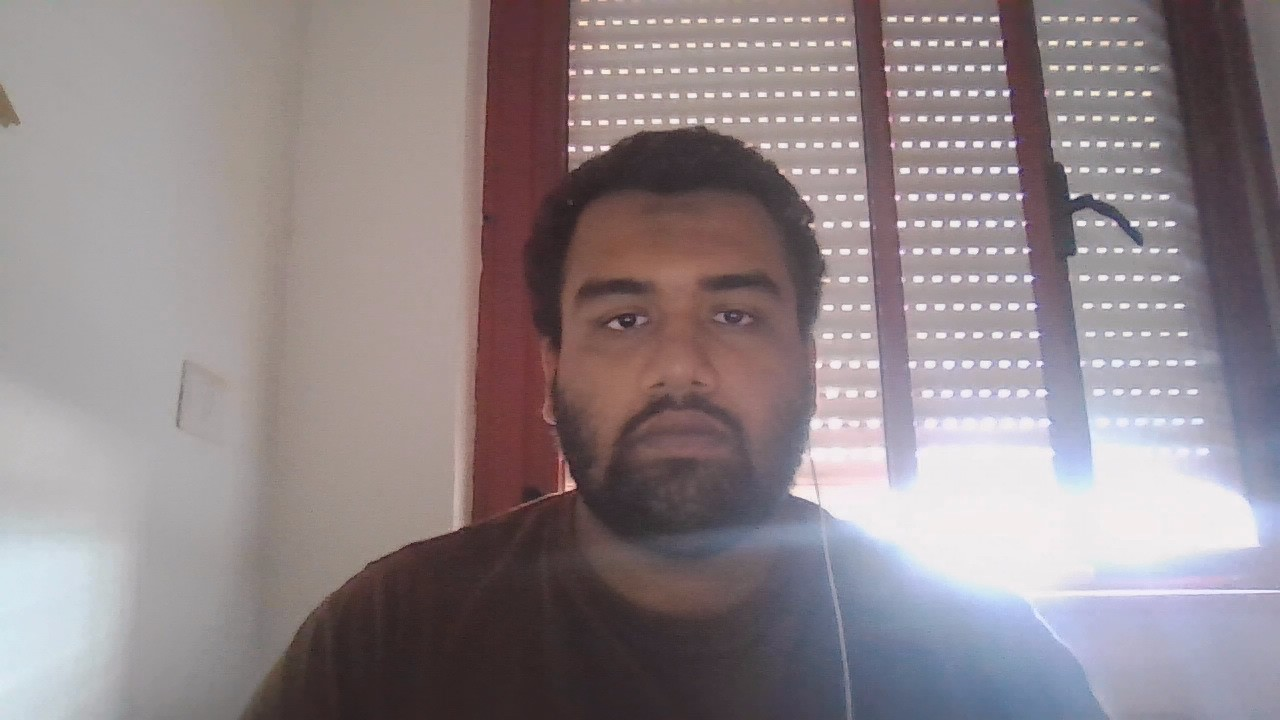
#> input picture uploads/1738098524717-WIN_20241019_12_21_12_Pro.jpg, 1280 x 720 px
$ python -i auto_fix.py   (imports and definitions only)
#> lines starting #> are read from the running program, lines starting #| are printed output that depends on the picture

"""import cv2
import numpy as np
import os
from flask import Flask, request, send_file

app = Flask(__name__)

UPLOAD_FOLDER = "uploads"
PROCESSED_FOLDER = "processed"
os.makedirs(UPLOAD_FOLDER, exist_ok=True)
os.makedirs(PROCESSED_FOLDER, exist_ok=True)

def frequency_separation(image_path):
  """  """Apply frequency separation to smooth the skin while keeping details."""   """
    image = cv2.imread(image_path)
    if image is None:
        return None

    h, w, _ = image.shape
    blur_ksize = (max(51, (w // 20) | 1), max(51, (h // 20) | 1))  # Force odd numbers
  # Dynamically adjust kernel size
    sigma = max(10, min(50, w//50))  # Adjust sigma dynamically

    # Convert to float for better blending
    image_float = image.astype(np.float32) / 255.0

    # Low frequency (smoothed skin)
    low_freq = cv2.GaussianBlur(image_float, blur_ksize, sigma)

    # High frequency (texture details)
    high_freq = image_float - low_freq

    # Blend back, slightly increasing texture contribution
    blended = low_freq + high_freq * 0.6  # Increased from 0.5 to 0.6
    blended = np.clip(blended * 255, 0, 255).astype(np.uint8)

    smoothed_path = os.path.join(PROCESSED_FOLDER, "smoothed.jpg")
    cv2.imwrite(smoothed_path, blended)
    return smoothed_path

def unsharp_mask(image_path):
  """  """Enhance details while keeping a natural look."""         """
    image = cv2.imread(image_path)
    if image is None:
        return None

    h, w, _ = image.shape
    blur_radius = max(1, min(2, w//500))  # Adapt sharpening to image size

    # Slightly sharpen the image while keeping it natural
    blurred = cv2.GaussianBlur(image, (0, 0), blur_radius)
    sharpened = cv2.addWeighted(image, 1.8, blurred, -0.8, 0)  # Adjusted weights

    sharpened_path = os.path.join(PROCESSED_FOLDER, "sharpened.jpg")
    cv2.imwrite(sharpened_path, sharpened)
    return sharpened_path

@app.route('/auto_fix', methods=['POST'])
def smooth_and_sharpen_api():
    if 'image' not in request.files:
        return {"error": "No image uploaded"}, 400

    file = request.files['image']

    # Validate file format
    if not file.filename.lower().endswith((".png", ".jpg", ".jpeg")):
        return {"error": "Unsupported file format. Use PNG, JPG, or JPEG."}, 400

    filename = os.path.join(UPLOAD_FOLDER, file.filename)
    file.save(filename)

    # Step 1: Smooth skin while keeping texture
    smoothed_image = frequency_separation(filename)
    if smoothed_image is None:
        return {"error": "Invalid image file"}, 400

    # Step 2: Sharpen carefully
    sharpened_image = unsharp_mask(smoothed_image)
    return send_file(sharpened_image, mimetype='image/jpeg')

if __name__ == "__main__":
    app.run(host="0.0.0.0", port=5000, debug=True)
"""


"""
import cv2
import numpy as np
import os
from flask import Flask, request, send_file

app = Flask(__name__)

UPLOAD_FOLDER = "uploads"
PROCESSED_FOLDER = "processed"
os.makedirs(UPLOAD_FOLDER, exist_ok=True)
os.makedirs(PROCESSED_FOLDER, exist_ok=True)

def enhance_image(image_path):
  """  """Apply lightweight skin enhancement, spot reduction, and sharpening with realistic effects.""""""""
    image = cv2.imread(image_path)
    if image is None:
        return None

    # Convert to LAB color space for better skin tone handling
    lab = cv2.cvtColor(image, cv2.COLOR_BGR2LAB)
    l, a, b = cv2.split(lab)

    # Adaptive contrast enhancement using CLAHE (milder contrast boost)
    clahe = cv2.createCLAHE(clipLimit=1.5, tileGridSize=(8, 8))  # Reduced clipLimit for mild enhancement
    l = clahe.apply(l)
    enhanced_lab = cv2.merge([l, a, b])
    enhanced = cv2.cvtColor(enhanced_lab, cv2.COLOR_LAB2BGR)

    # Use edge-preserving filter for skin smoothing (adjusted for subtlety)
    smooth = cv2.edgePreservingFilter(enhanced, flags=1, sigma_s=20, sigma_r=0.2)  # Subtle smoothing

    # Apply gentle sharpening without overdoing it
    gaussian = cv2.GaussianBlur(smooth, (0, 5), 1.5)  # Reduced Gaussian blur for milder effect
    high_pass = cv2.subtract(smooth, gaussian)
    sharpened = cv2.addWeighted(smooth, 0.5, high_pass, 0.3, 0)  # Blend sharpen effect softly

    # Save processed image
    processed_path = os.path.join(PROCESSED_FOLDER, "enhanced.jpg")
    cv2.imwrite(processed_path, sharpened)
    return processed_path

@app.route('/auto_fix', methods=['POST'])
def auto_fix():
    if 'image' not in request.files:
        return {"error": "No image uploaded"}, 400

    file = request.files['image']

    # Validate file format
    if not file.filename.lower().endswith((".png", ".jpg", ".jpeg")):
        return {"error": "Unsupported file format. Use PNG, JPG, or JPEG."}, 400

    filename = os.path.join(UPLOAD_FOLDER, file.filename)
    file.save(filename)

    # Process image with lightweight enhancement
    enhanced_image = enhance_image(filename)
    if enhanced_image is None:
        return {"error": "Invalid image file"}, 400

    return send_file(enhanced_image, mimetype='image/jpeg')

if __name__ == "__main__":
    app.run(host="0.0.0.0", port=5000, debug=True)
"""


"""

import cv2
import numpy as np
import os
from flask import Flask, request, send_file

app = Flask(__name__)

UPLOAD_FOLDER = "uploads"
PROCESSED_FOLDER = "processed"
os.makedirs(UPLOAD_FOLDER, exist_ok=True)
os.makedirs(PROCESSED_FOLDER, exist_ok=True)

def frequency_separation(image):
"""    """Smooth skin while preserving fine details."""   """
    h, w, _ = image.shape
    blur_ksize = (max(51, (w // 20) | 1), max(51, (h // 20) | 1))  # Ensure odd numbers
    sigma = max(10, min(50, w//50))

    image_float = image.astype(np.float32) / 255.0
    low_freq = cv2.GaussianBlur(image_float, blur_ksize, sigma)
    high_freq = image_float - low_freq

    blended = low_freq + high_freq * 0.3  # Reduced from 0.6 to 0.3
    blended = np.clip(blended * 255, 0, 255).astype(np.uint8)

    return blended

def apply_makeup(image):
"""    """Enhance eyes, lips, and overall makeup appearance."""    """
    hsv = cv2.cvtColor(image, cv2.COLOR_BGR2HSV)

    # Darken eyebrows using edge detection
    gray = cv2.cvtColor(image, cv2.COLOR_BGR2GRAY)
    edges = cv2.Canny(gray, 20, 100)  # Reduced thresholds from (50, 150) to (20, 100)
    edges = cv2.dilate(edges, None, iterations=1)
    image[edges > 100] = [50, 50, 50]  # Darker strokes

    # Enhance lips (boost red tones)
    lower_lip = np.array([0, 50, 50])
    upper_lip = np.array([10, 255, 255])
    mask = cv2.inRange(hsv, lower_lip, upper_lip)

    red_tint = np.full_like(image, (0, 0, 150), dtype=np.uint8)
    red_lips = cv2.addWeighted(image, 1.2, red_tint, 0.5, 0)  # Reduced from 1.5 to 1.2
    image[mask > 0] = red_lips[mask > 0]

    # Apply slight eye shadow effect
    eye_shadow_mask = cv2.inRange(hsv, np.array([100, 50, 50]), np.array([140, 255, 255]))
    purple_tint = np.full_like(image, (100, 50, 150), dtype=np.uint8)
    eye_shadow = cv2.addWeighted(image, 1.1, purple_tint, 0.7, 0)  # Reduced from 1.3 to 1.1
    image[eye_shadow_mask > 0] = eye_shadow[eye_shadow_mask > 0]

    return image

def adjust_lighting(image):
"""    """Improve brightness and contrast."""   """
    lab = cv2.cvtColor(image, cv2.COLOR_BGR2LAB)
    l, a, b = cv2.split(lab)

    clahe = cv2.createCLAHE(clipLimit=1.5, tileGridSize=(8, 8))  # Reduced from 3.0 to 1.5
    l = clahe.apply(l)

    enhanced_lab = cv2.merge([l, a, b])
    return cv2.cvtColor(enhanced_lab, cv2.COLOR_LAB2BGR)

def facial_contour(image):
 """   """Apply subtle contouring effects."""   """
    blurred = cv2.GaussianBlur(image, (0, 0), 5)
    high_pass = cv2.subtract(image, blurred)
    return cv2.addWeighted(image, 1.1, high_pass, 0.1, 0)  # Reduced from 1.2, 0.3 to 1.1, 0.1

@app.route('/auto_fix', methods=['POST'])
def smooth_and_sharpen_api():
    if 'image' not in request.files:
        return {"error": "No image uploaded"}, 400

    file = request.files['image']

    if not file.filename.lower().endswith((".png", ".jpg", ".jpeg")):
        return {"error": "Unsupported file format. Use PNG, JPG, or JPEG."}, 400

    filename = os.path.join(UPLOAD_FOLDER, file.filename)
    file.save(filename)

    image = cv2.imread(filename)
    if image is None:
        return {"error": "Invalid image file"}, 400

    # Apply all enhancements step by step
    image = frequency_separation(image)  # Skin smoothing
    image = apply_makeup(image)  # Simulated makeup
    image = adjust_lighting(image)  # Lighting & contrast
    image = facial_contour(image)  # Contouring effect

    processed_path = os.path.join(PROCESSED_FOLDER, "enhanced.jpg")
    cv2.imwrite(processed_path, image)

    return send_file(processed_path, mimetype='image/jpeg')

if __name__ == "__main__":
    app.run(host="0.0.0.0", port=5000, debug=True)
"""


import cv2
import numpy as np
import os
from flask import Flask, request, send_file

# [1 line not run here, left out]

UPLOAD_FOLDER = "uploads"
PROCESSED_FOLDER = "processed"
VIBRANT_FOLDER = "vibrant"
# [3 lines not run here, left out]

# [28 lines left out: functions frequency_separation, unsharp_mask, not called in this run]

def enhance_colors(image_path):
    """Enhance colors with a subtle boost to vibrancy and warmth."""
    image = cv2.imread(image_path)
#> image is the input picture: shape (720, 1280, 3); mean B, G, R 136.8, 133.5, 144.1
    if image is None:
        return None

    lab = cv2.cvtColor(image, cv2.COLOR_BGR2LAB)
#> lab: shape (720, 1280, 3); mean of channels 0, 1, 2 143.1, 133, 128.1
    l, a, b = cv2.split(lab)
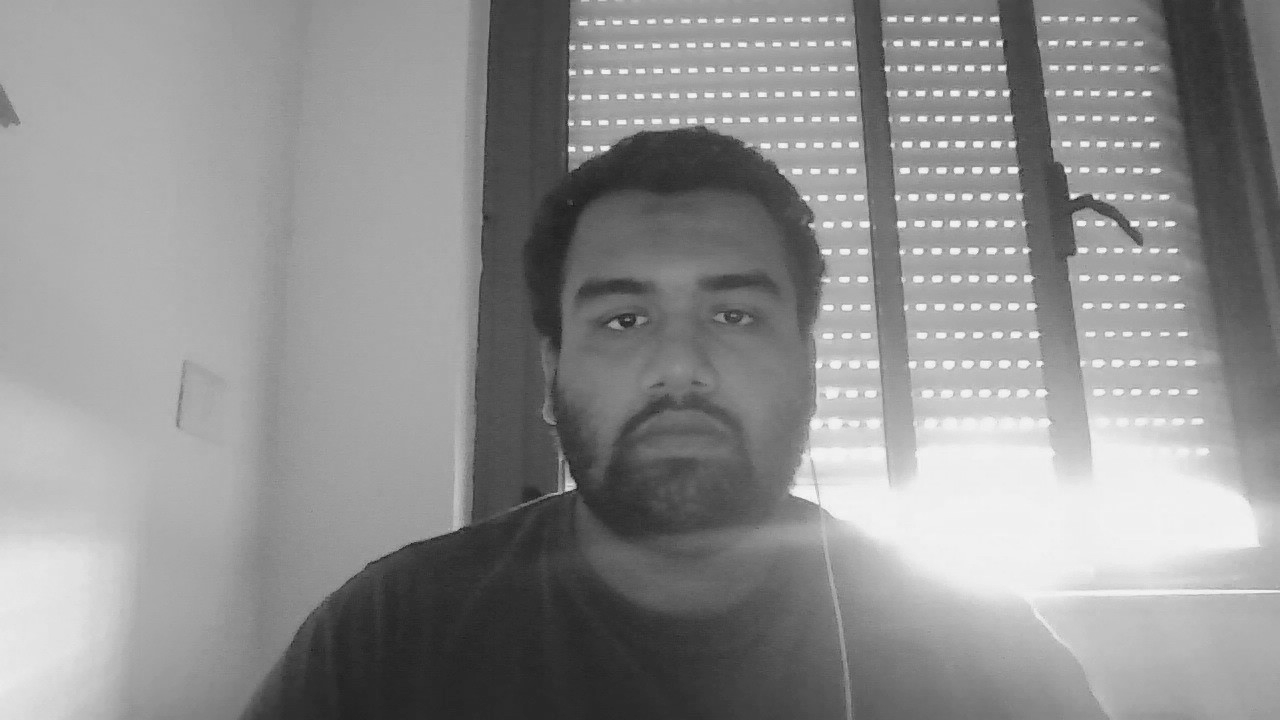
#> l: shape (720, 1280); min 18, max 251, mean 143.1
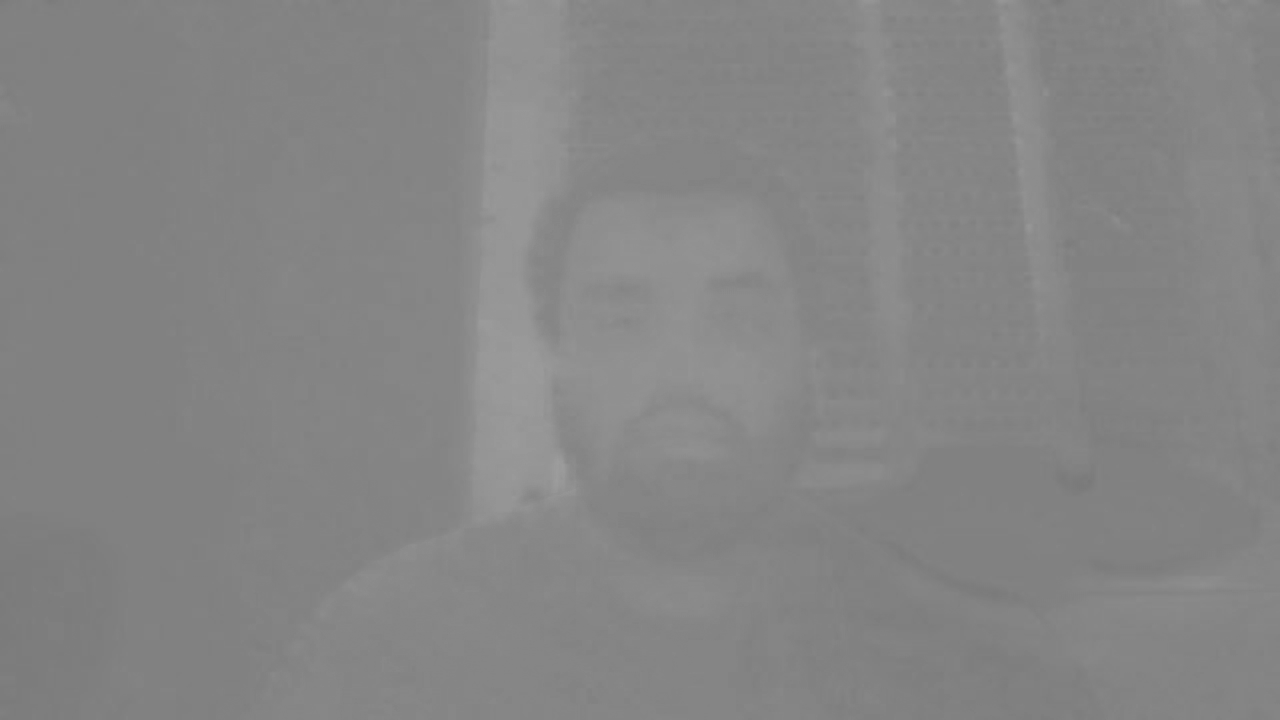
#> a: shape (720, 1280); min 121, max 157, mean 133

    a = cv2.addWeighted(a, 1.05, a, 0, 3)  # Slight red boost
    b = cv2.addWeighted(b, 1.05, b, 0, 3)  # Slight blue boost

    enhanced_lab = cv2.merge([l, a, b])
#> enhanced_lab: shape (720, 1280, 3); mean of channels 0, 1, 2 143.1, 142.8, 137.4
    enhanced_image = cv2.cvtColor(enhanced_lab, cv2.COLOR_LAB2BGR)
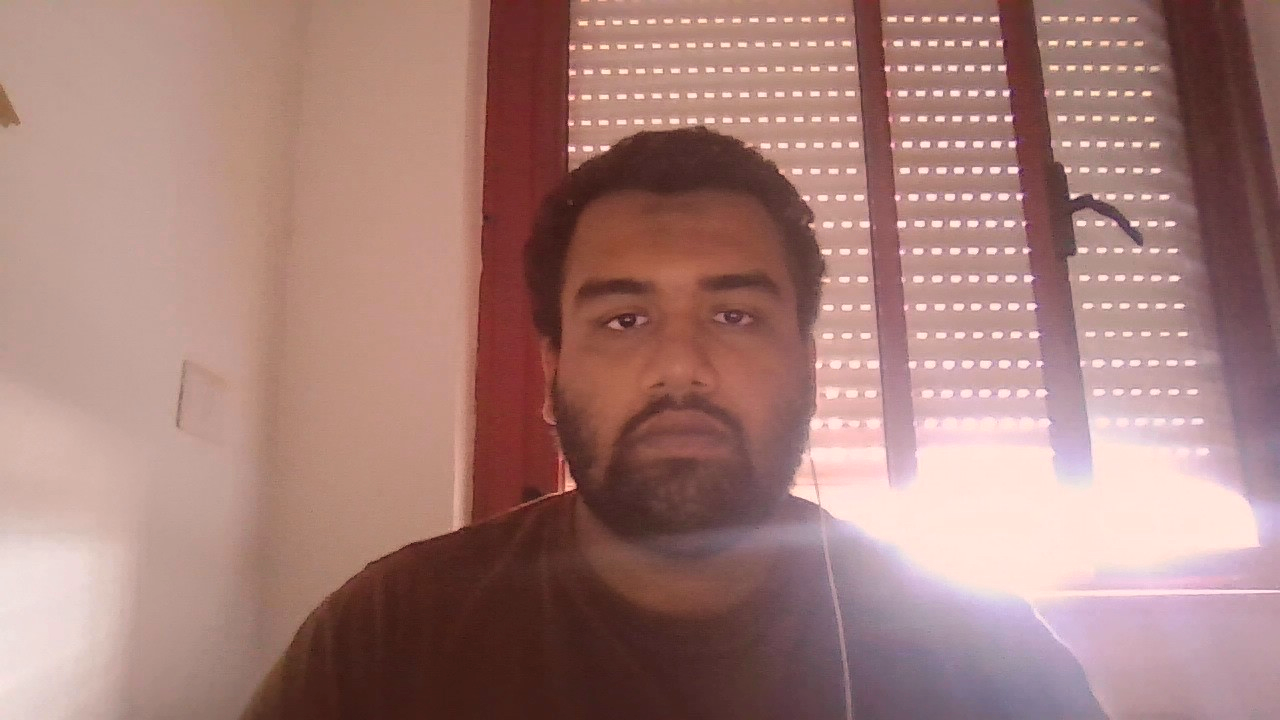
#> enhanced_image: shape (720, 1280, 3); mean B, G, R 121.1, 126.9, 165.3

    vibrant_path = os.path.join(VIBRANT_FOLDER, "vibrant.jpg")
    cv2.imwrite(vibrant_path, enhanced_image)
    return vibrant_path

# [25 lines that did not run here, left out]

# [2 lines not run here, left out]

>>> result = enhance_colors('uploads/1738098524717-WIN_20241019_12_21_12_Pro.jpg')
